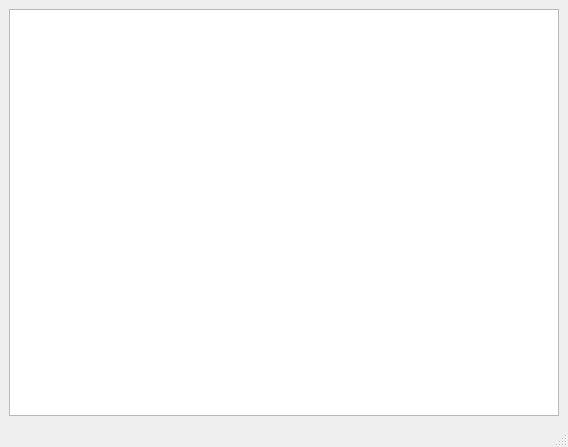
<?xml version="1.0" encoding="UTF-8"?>
<ui version="4.0">
 <class>MainWindow</class>
 <widget class="QMainWindow" name="MainWindow">
  <property name="geometry">
   <rect>
    <x>0</x>
    <y>0</y>
    <width>568</width>
    <height>447</height>
   </rect>
  </property>
  <property name="windowTitle">
   <string>QT-leptonica</string>
  </property>
  <widget class="QWidget" name="centralwidget">
   <layout class="QGridLayout" name="gridLayout">
    <item row="0" column="0">
     <layout class="QVBoxLayout" name="verticalLayout">
      <item>
       <widget class="QGraphicsView" name="gViewResult"/>
      </item>
     </layout>
    </item>
   </layout>
  </widget>
  <widget class="QMenuBar" name="menubar">
   <property name="geometry">
    <rect>
     <x>0</x>
     <y>0</y>
     <width>568</width>
     <height>21</height>
    </rect>
   </property>
  </widget>
  <widget class="QStatusBar" name="statusbar"/>
  <action name="actionOpen">
   <property name="text">
    <string>&amp;Open</string>
   </property>
  </action>
  <action name="actionExit">
   <property name="text">
    <string>&amp;Exit</string>
   </property>
  </action>
  <action name="actionSave">
   <property name="text">
    <string>&amp;Save</string>
   </property>
  </action>
  <action name="actionAbout">
   <property name="text">
    <string>A&amp;bout</string>
   </property>
  </action>
  <action name="actionAboutQt">
   <property name="text">
    <string>About &amp;Qt</string>
   </property>
  </action>
 </widget>
 <resources/>
 <connections>
  <connection>
   <sender>actionExit</sender>
   <signal>triggered()</signal>
   <receiver>MainWindow</receiver>
   <slot>close()</slot>
   <hints>
    <hint type="sourcelabel">
     <x>-1</x>
     <y>-1</y>
    </hint>
    <hint type="destinationlabel">
     <x>283</x>
     <y>223</y>
    </hint>
   </hints>
  </connection>
 </connections>
</ui>
